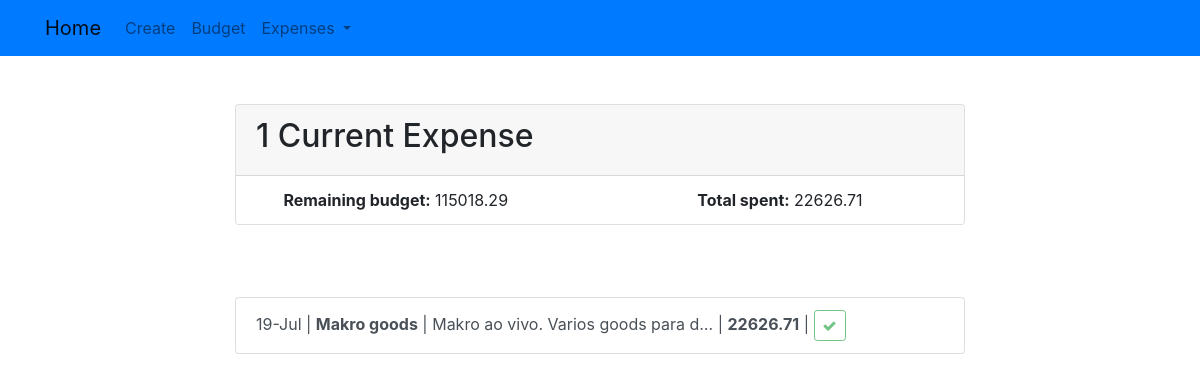
The app's page /3Qexpenses/, older data.
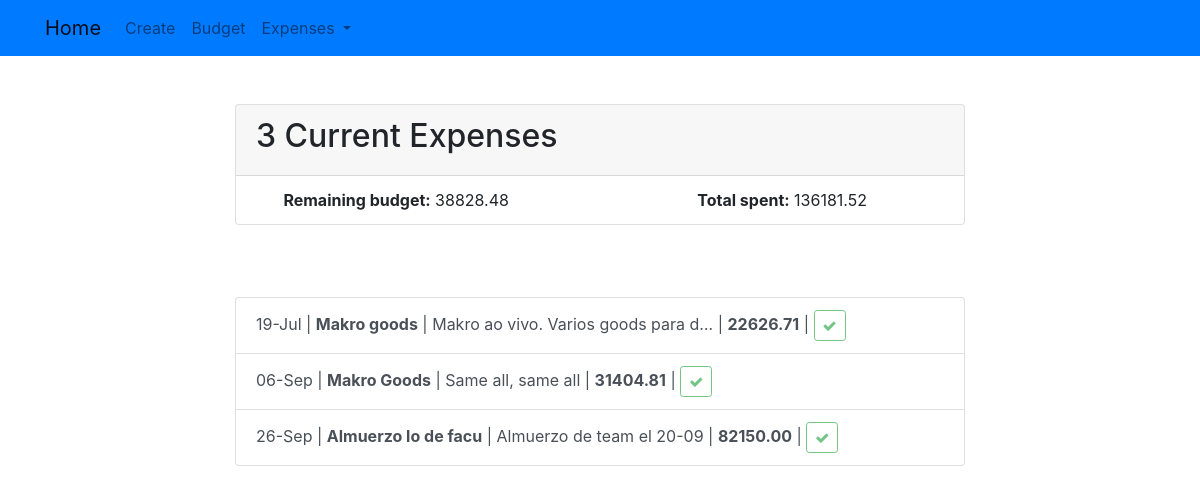
The same page, newer data.
### tracker/models.py (models this page shows, shortened)
class Expense(models.Model):
    quarter = models.CharField(max_length=2)
    title = models.CharField(max_length=100)
    description = models.TextField(blank=True)
    created = models.DateField(auto_now_add=True)
    monto = models.DecimalField(max_digits=7, decimal_places=2, default=00000.00)
    rendido = models.BooleanField(default=False)

### tracker/views.py (the view)
# urls.py: path('3Qexpenses/', views.Q3expense, name="Q3expense"),
def Q3expense(request):
	quarter="3Q"
	budg = get_object_or_404(qBudget, quarter=quarter)
	qbudget = budg.budget * budg.tc
	expenses = Expense.objects.filter(quarter=quarter)
	expamt = Expense.objects.filter(quarter=quarter).aggregate(Sum('monto'))
	exp_amt = expamt['monto__sum']
	if exp_amt is not None:
		qbudgetfinal = qbudget - exp_amt
	else:
		qbudgetfinal = qbudget
		exp_amt = 0
	params={'expenses':expenses, 'budget':qbudgetfinal, 'spent':exp_amt}
	return render(request, "tracker/currentexpense.html", params)

### tracker/templates/tracker/currentexpense.html
{% extends 'tracker/base.html' %}
{% block content %}
    <div class="row justify-content-center mt-5">
        <div class="col-md-8">
            <div class="card">
              <div class="card-header">
                        {% if expenses %}
                             <h2>{{ expenses.count }} Current Expense{{ expenses.count|pluralize }}</h2>
                        {% else %}
                                       Current Expenses
                        {% endif %}
              </div>
              <ul class="list-group list-group-flush">
                <li class="list-group-item">
                {% if budget %}
                <div class="row">
                <div class="col-md-6">
                    <div class="offset-md-1"><b>Remaining budget:</b> {{ budget|floatformat:2 }}
                {% endif %}</div></div><div class="col-md-6">{% if spent %}  <div class="offset-md-3"><b>Total spent:</b> {{ spent|floatformat:2 }}</div></div></div>
                {% endif %}
                </li>
              </ul>
            </div>
        </div>
    </div>
    <br>
    <div class="row justify-content-center mt-5">
        <div class="col-md-8">
        {% if expenses %}
            <div class="list-group">
                {% for expense in expenses %}
                {% if expense.rendido %}
                    <a href="{% url 'expense' expense.id %}" class="list-group-item list-group-item-action">{{ expense.created|date:"d-M" }} | <b>{{ expense.title }}</b>{% if expense.description %} | {{ expense.description|truncatechars:35 }}{% endif %} | <b>{{ expense.monto }}</b> | <button class="btn btn-outline-success btn-sm" disabled><i class="fa fa-check"></i></button></a>
                {% else %}
                    <a href="{% url 'expense' expense.id %}" class="list-group-item list-group-item-action">{{ expense.created|date:"d-M" }} | <b>{{ expense.title }}</b>{% if expense.description %} | {{ expense.description|truncatechars:40 }}{% endif %} | <b>{{ expense.monto }}</b></a>
                {% endif %}
                {% endfor %}
            </div>
        {% else %}
            <div class="text-center">
                <h2>Looks like you don't have any expenses for the Q yet!</h2>
            <br>
            <a role="button" class="btn btn-primary" href="{% url 'tracker' %}">New Expense</a>
            </div>
        {% endif %}
        </div>
    </div>
{% endblock %}

### tracker/templates/tracker/base.html (shortened to what this page needs)
<!doctype html>
<html lang="en">
<head>
    <link rel="stylesheet" href="https://stackpath.bootstrapcdn.com/bootstrap/4.4.1/css/bootstrap.min.css">
    <link rel="stylesheet" href="https://cdnjs.cloudflare.com/ajax/libs/font-awesome/4.7.0/css/font-awesome.min.css">
</head>
<body>
<nav class="navbar navbar-expand-md navbar-light bg-primary">
<div class="container">
    <a class="navbar-brand" href="{% url 'currentexpense' %}">
        <span>Home</span>
    </a>
    <div class="collapse navbar-collapse" id="navbarNav">
        <ul class="navbar-nav mr-auto">
                <li class="nav-item {{ create }}">
                    <a class="nav-link" href="{% url 'tracker' %}">Create</a>
                </li>
                <li class="nav-item {{ budget }}">
                    <a class="nav-link" href="{% url 'currentbudget' %}">Budget</a>
                </li>
      <li class="nav-item dropdown ">
        <a class="nav-link dropdown-toggle" href="#" id="navbarDropdown" role="button" data-toggle="dropdown" aria-haspopup="true" aria-expanded="false">
          Expenses
        </a>
      </li>
        </ul>
    </div>
</div>
</nav>
<div class="container">
{% block content %}{% endblock %}
</div>
</body>
</html>

Row changes from the older to the newer data that the page shows:
added Expense: created "06-Sep", title "Makro Goods", description "Same all, same all", monto "31404.81"
added Expense: created "26-Sep", title "Almuerzo lo de facu", description "Almuerzo de team el 20-09", monto "82150.00"
Text that changed along with them:
{{ expenses.count }}: "1" → "3"
{{ budget|floatformat:2 }}: "115018.29" → "38828.48"
{{ spent|floatformat:2 }}: "22626.71" → "136181.52"
